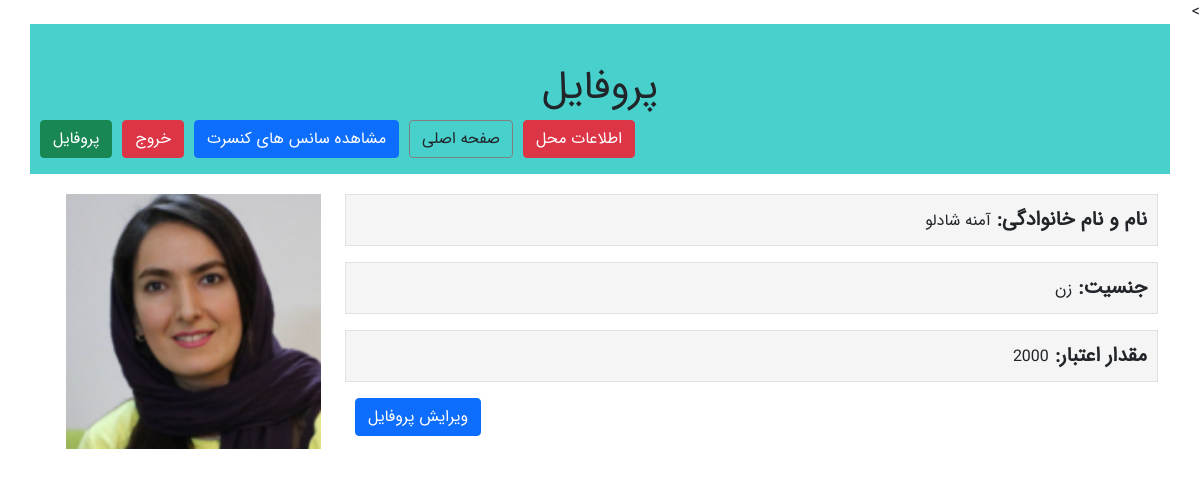
Page /accounts/profile/ (signed in) on the committed database.
### accounts/models.py (models this page shows)
class ProfileModel(models.Model):
    class Meta:
        verbose_name="کاربر"
        verbose_name_plural="کاربر"
    user=models.OneToOneField(User,on_delete=models.CASCADE,verbose_name="کاربری",related_name="profile")
    ProfileImage=models.ImageField(upload_to="ProfileImages/",verbose_name="عکس")
    Man=1
    Woman=2
    status_chioces=((Man,"مرد"),(Woman,"زن"))
    Gender=models.IntegerField(choices=status_chioces,verbose_name="جنسیت")
    Credit=models.IntegerField(verbose_name="اعتبار", default=0)

### accounts/views.py (the view)
# urls.py: path('profile/', views.profileView),
@login_required
def profileView(request):
    profile=request.user.profile
    context={
        "profile":profile
    }
    return render(request,"accounts/profile.html",context)

### accounts/templates/accounts/profile.html
{% extends "ticketSales/layout.html" %}
{% block titlepage %}
    پروفایل {{ concertdetails.Name }}
{% endblock%}
{% block mainContent %}
   <div class="row" style="margin-top: 20px;">
            <div class="col-md-9">
                <div >
                    <p class="border"> <span class="title">نام و نام خانوادگی: </span> {{ profile.user.get_full_name }} </p>
                    <p class="border"> <span class="title">جنسیت: </span> {{ profile.get_Gender_display }}</p>
                    <p class="border"><span class="title">مقدار اعتبار: </span> {{ profile.Credit }}</p>
                    <ul class="btnul">
                        <li><a class="btn btn-primary" href="/accounts/profileEdit"> ویرایش پروفایل</a></li>
                    </ul>
                </div>
            </div>
            <div class="col-md-3" dir="ltr">
                    <img src="{{ profile.ProfileImage.url }}" style="width:100%;height:auto">
            </div>
    </div>
{% endblock%}

### ticketSales/static/ticketSales/css/style.css (style rules this page uses)
body { font-family: 'IranSanse' !important; }
.btnul { list-style-type: none; padding-left: 0; }
.btnul li { float: left; margin-left: 10px; }
.border { background-color: whitesmoke; }
.title { font-size: 20px; font-weight: bold; width: 100px !important; }
p { padding: 10px; }

### rows in the picture
ProfileModel: user.get_full_name "آمنه شادلو", Gender "زن", Credit "2000", ProfileImage (picture)
